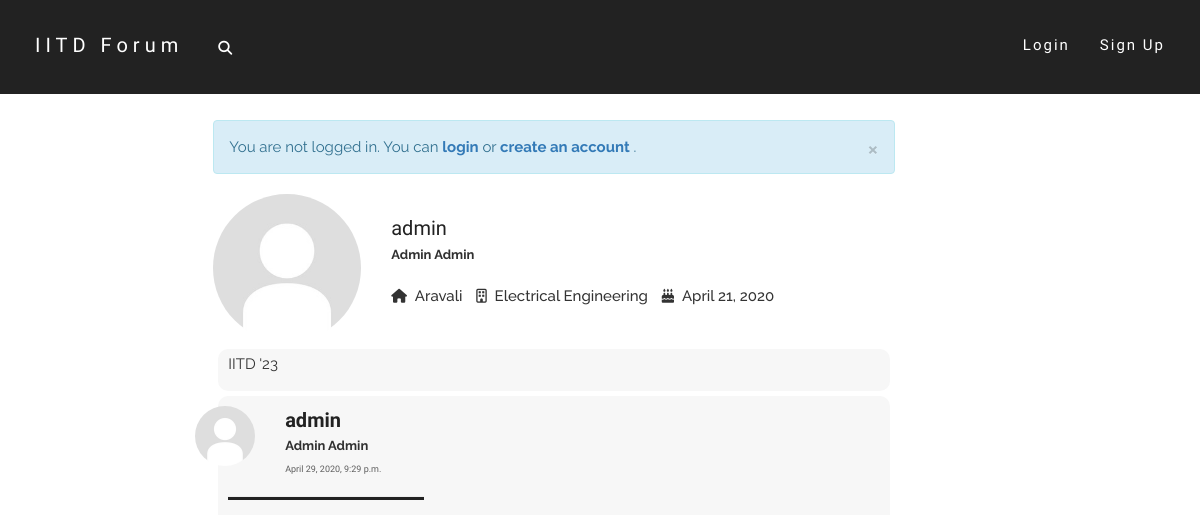
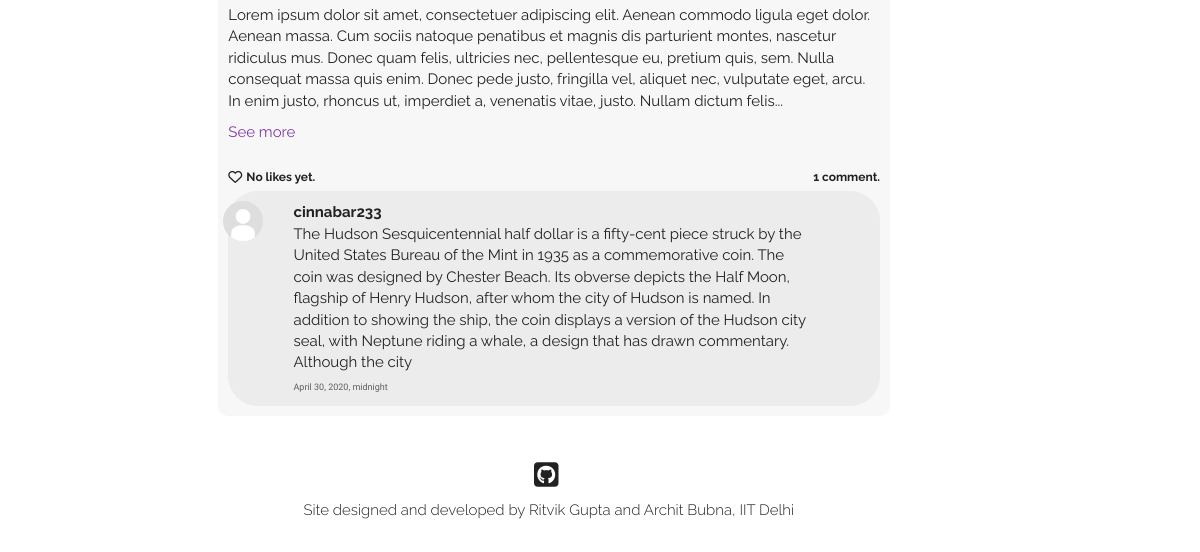
Before: /users/admin/ with the older database file (2 pictures, top to bottom).
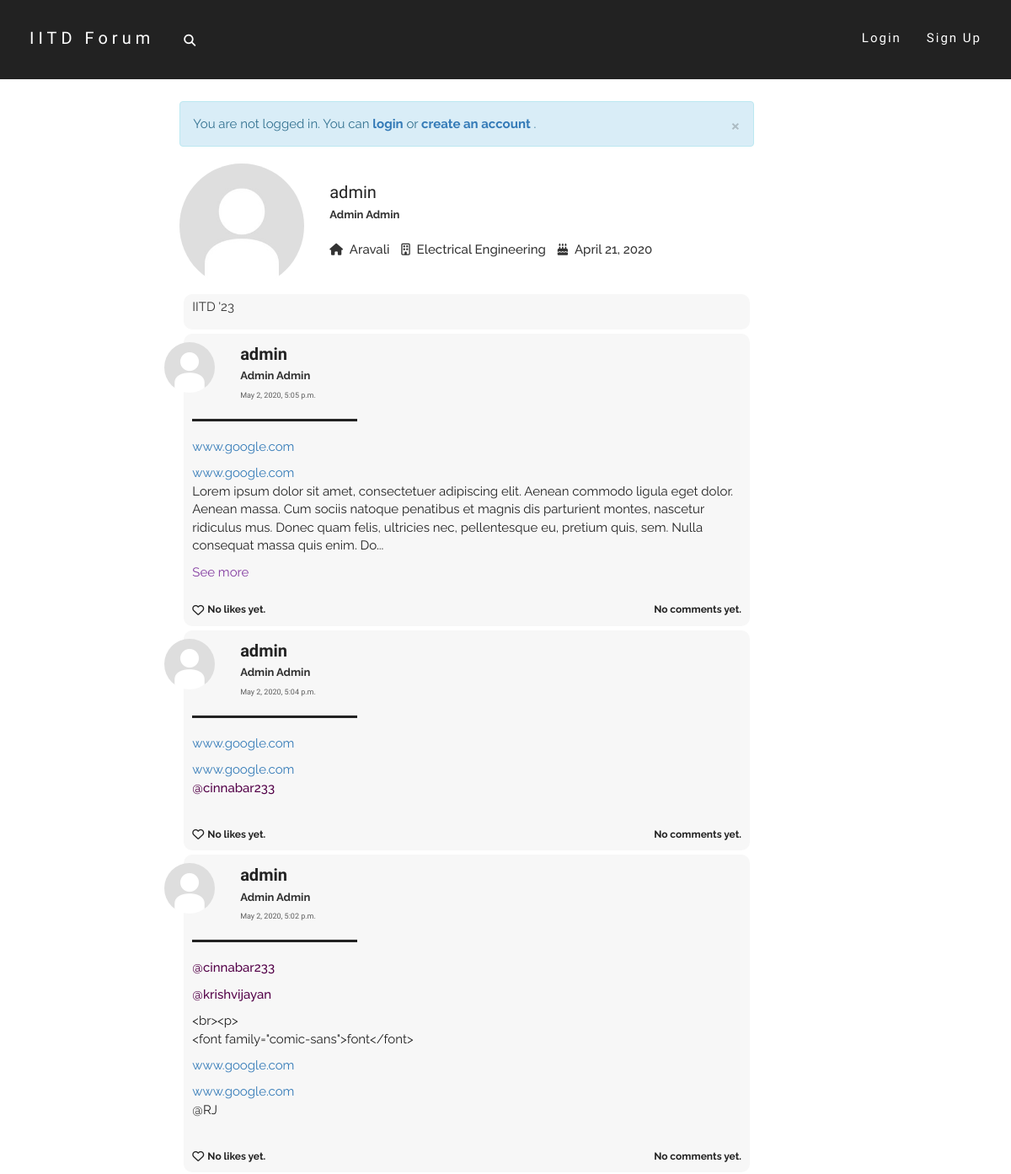
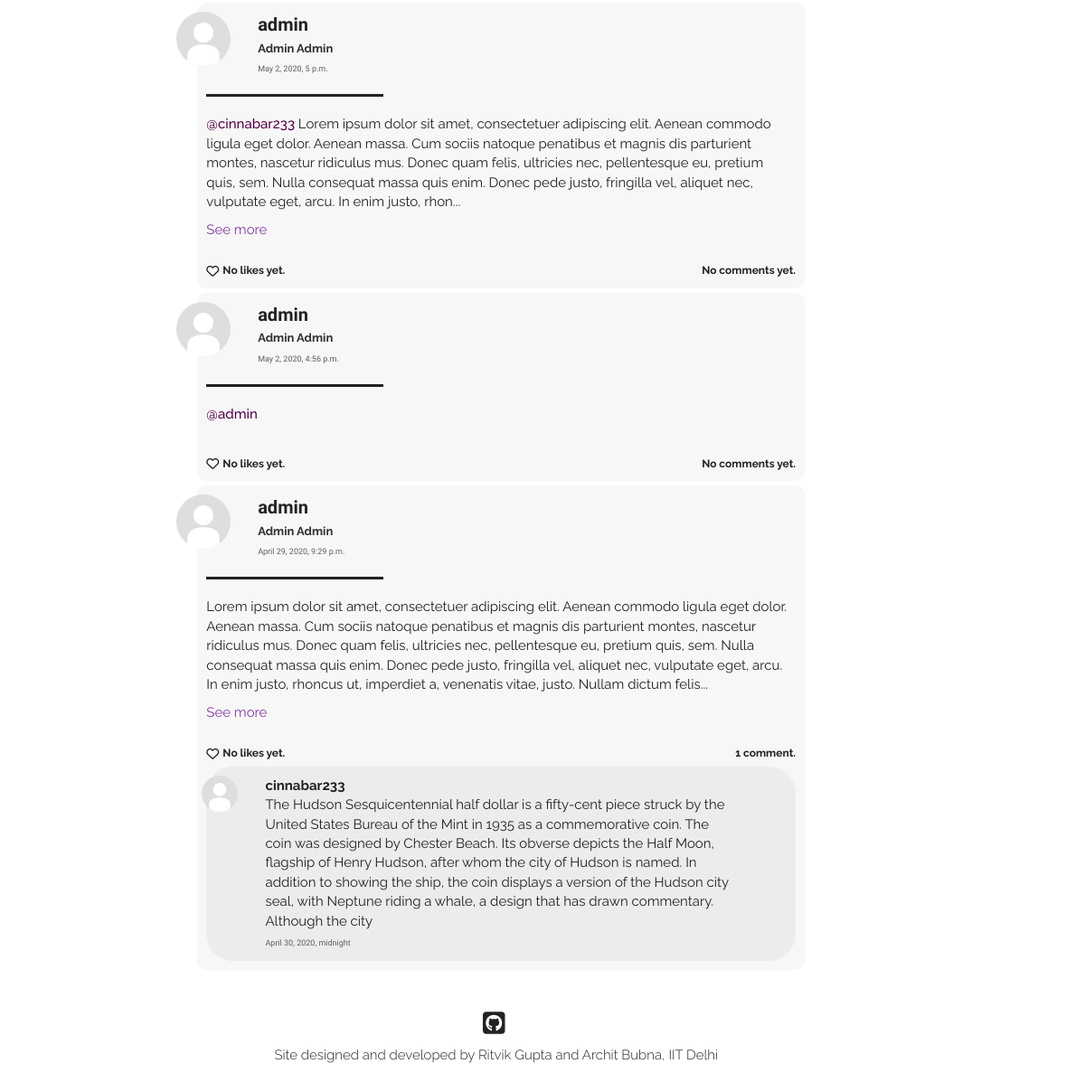
After: the same page with the newer database file (2 pictures, top to bottom).
### users/models.py (models this page shows, shortened)
class Profile(models.Model):
    parent_user = models.OneToOneField(User, on_delete=models.CASCADE)
    date_of_birth = models.DateField()
    first_name = models.CharField(max_length=50)
    last_name = models.CharField(max_length=50)
    gender = models.CharField(max_length=100, default="Male")
    dept = models.CharField(max_length=100, default="None")
    hostel = models.CharField(max_length=100, default="None")
    image = models.ImageField(default='default.jpg',upload_to='profile-pics')
    bio = models.TextField(default='', max_length=200)
    def full_name(self):
        return self.first_name + ' ' + self.last_name

### post/models.py (models this page shows, shortened)
class Post(models.Model):
    text = models.TextField(max_length = 5000)
    author = models.ForeignKey(User, on_delete = models.CASCADE)
    pub_date = models.DateTimeField(default = timezone.now())

class Comment(models.Model):
    parent_post = models.ForeignKey(Post, on_delete = models.CASCADE)
    text = models.CharField(max_length = 500)
    author = models.ForeignKey(User, on_delete = models.CASCADE)
    pub_date = models.DateTimeField(default = timezone.now())

### users/views.py (the view)
# urls.py: path('<str:u_name>/', views.profile_view, name='profile_view'),
def profile_view(request, u_name):
    try:
        user = User.objects.get(username=u_name)
    except User.DoesNotExist:
        raise Http404("ERROR 404: User does not exist")
    posts = user.post_set.all().order_by('-pub_date')
    return render(request, 'users/profile.html', {'user': user, 'posts':posts, 'title': user.username})

### users/templates/users/profile.html (shortened to what this page needs)
{% extends "post/base.html" %}
{% load post_filters %}
{% block content %}
    <div class="row">
        <div class="col-md-3 profile-img-div">
            <img class="img-circle img-responsive profile-pic" style="float: left;" width=150 height=150 src="{{ user.profile.image.url }}" alt="default.jpg">
        </div>
        <div class="col-md-9 profile-details-div">
            <br>
            <font class="username-font">
                {{user.username}}
            </font>
            <br>
            <font class="name-font">
                {{user.profile.full_name}}
            </font>
            <br><br>
            <ul class="list-inline">
                <li>
                    <i class="fas fa-home"></i>&nbsp;
                    <font class="details-font">{{user.profile.hostel}}</font>
                </li>
                <li>
                    <i class="far fa-building"></i>&nbsp;
                    <font class="details-font">{{user.profile.dept}}</font>
                </li>
                <li>
                    <i class="fas fa-birthday-cake"></i>&nbsp;
                    <font class="details-font">{{user.profile.date_of_birth}}</font>
                </li>
            </ul>
        </div>
    </div>
    <div class="bio-div">
        <font class="bio-font">
            {{user.profile.bio|urlize|linebreaks|tagize|safe}}
        </font>
    </div>
    {% for post in posts %}
    <div class="home-post-div"  id="post-{{ post.id }}-div">
        <div class="row">
            <div class="col-md-1">
                <img class="img-circle profile-pic" width=60 height=60 src="{{ post.author.profile.image.url }}" alt="default.jpg">
            </div>
            <div class="col-md-10">
                <font class="username-font">
                    <b>{{post.author.username}}</b>
                </font>
                <br>
                <font class="name-font">
                    {{post.author.profile.full_name}}
                </font>
                <br>
                <a href="{% url 'post:post_view' post.id %}" class="date-font">
                    {{post.pub_date}}
                </a>
            </div>
            <div class="col-md-1 delete-div">
            </div>
        </div>
        <hr class="hr1" align="left">
        <font class="post-content-font">
            {% if post.text|linebreaks|length < 600 %}
                <div class="content-div"> {{post.text|urlize|linebreaks|tagize|safe}} </div>
            {% else %}
                <div class="post-text-sliced content-div" id="post-text-sliced{{post.id}}" data-catid="{{post.id}}"> {{post.text|urlize|linebreaks|tagize|safe|slice:":450"}}... </div>
                <div class="see-more" id="see-more{{post.id}}" data-catid="{{post.id}}"> See more </div>
            {% endif %}
        </font>
        <br>
        <div class="like-wrapper">
            {% if request.user in post.postlike.likers.all %}
                <div class="like-button-wrapper">
                    <i class="fa fa-heart liked like-button" aria-hidden="true" id="like{{ post.id }}" data-catid="{{ post.id }}"></i>
                </div>
                <a href="#" data-toggle="modal" data-target="#like-modal-{{post.id}}" target="_blank">
                    <div class="likes-count like-count-font" id="likes-count{{ post.id }}" data-catid="{{post.postlike.likers.count}}">
                        {% if post.postlike.likers.count == 1 %}
                            You liked this post.
                        {% elif post.postlike.likers.count == 2 %}
                            You and one other liked this post.
                        {% else %}
                            You and {{ post.postlike.likers.count|add:"-1" }} others liked this post.
                        {% endif %}
                    </div>
                </a>
            {% else %}
                <div class="like-button-wrapper">
                    {% if request.user.is_authenticated %}
                        <i class="fa fa-heart-o likes like-button" aria-hidden="true" id="like{{ post.id }}" data-catid="{{ post.id }}"></i>
                    {% else %}
                        <a href="{% url 'login' %}"><i class="fa fa-heart-o likes like-button" aria-hidden="true" id="like{{ post.id }}" data-catid="{{ post.id }}"></i></a>
                    {% endif %}
                </div>
                <a href="#" data-toggle="modal" data-target="#like-modal-{{post.id}}" target="_blank">
                    <div class="likes-count like-count-font" id="likes-count{{ post.id }}" data-catid="{{post.postlike.likers.count}}">
                        {% if post.postlike.likers.count == 0 %}
                            No likes yet.
                        {% elif post.postlike.likers.count == 1 %}
                            One person liked this post.
                        {% else %}
                            {{ post.postlike.likers.count }} people liked this post.
                        {% endif %}
                    </div>
                </a>
            {% endif %}
            <div class="comments-count like-count-font">
                {% if post.comment_set.all|length == 0 %}
                    No comments yet.
                {% elif post.comment_set.all|length == 1 %}
                    1 comment.
                {% else %}
                    {{post.comment_set.all|length}} comments.
                {% endif %}
            </div>
        </div>
        {% for comment in post.comment_set.all|dictsortreversed:"pub_date"|slice:":2" %}
        <div id="comment-{{comment.id}}-div">
            <div class="comment-div">
                <div class="row">
                    <div class="col-md-1">
                        <img class="img-circle profile-pic" width=40 height=40 src="{{ comment.author.profile.image.url }}" alt="default.jpg">
                    </div>
                    <div class="col-md-10 content-div">
                        <a href="{% url 'users:profile_view' comment.author.username %}" class="post-head">
                            <font class="comment-username-font">
                                    <b>{{comment.author.username}}</b>
                                </a>
                                  {{comment.text|urlize|linebreaks|tagize|safe}}
                        <font class="date-font">
                            {{comment.pub_date}}
                        </font>
                    </div>
                    <div class="col-md-1 comment-delete-div">
                    </div>
                </div>
            </div>
        </div>
        {% endfor %}
    </div>
    {% endfor %}
{% endblock content %}

### post/templates/post/base.html (shortened to what this page needs)
{% load static %}
<!DOCTYPE html>
<html lang="en">
    <head>
        <link rel="stylesheet" href="http://maxcdn.bootstrapcdn.com/bootstrap/3.3.6/css/bootstrap.min.css">
        <link rel="stylesheet" href="{% static 'post/style.css' %}">
    </head>
    <body data-spy="scroll" data-target=".navbar" data-offset="50">
        <nav class="navbar navbar navbar-fixed-top nav-top">
            <div class="container-fluid">
            <div class="navbar-header">
                <a class="search-icon" data-toggle="dropdown" class="dropdown-toggle" href="#"><i class="fas fa-search"></i></a>
                <a class="navbar-brand" href="{% url 'home' %}">IITD Forum</a>
            </div>
            <div class="collapse navbar-collapse" id="myNavbar">
                <ul class="nav navbar-nav navbar-right">
                    {% if request.user.is_authenticated %}
                        <li><a href="{% url 'users:profile_view' request.user.username %}">{{request.user.profile.first_name}}</a></li>
                        <li><a href="{% url 'logout' %}?next=/home">Logout</a></li>
                    {% else %}
                        <li><a href="{% url 'login' %}?next={{ request.path }}">Login</a></li>
                        <li><a href="{% url 'signup' %}">Sign Up</a></li>
                    {% endif %}
                </ul>
            </div>
            </div>
        </nav>
        <div class="body-content" id="top">
            <div class="row">
            <div class="col-md-2"></div>
            <div class="col-md-7">
                {% if request.user.is_authenticated == False %}
                    <div class="alert alert-info">
                        <a href="#" class="close" data-dismiss="alert" aria-label="close">&times;</a>
                        <font class="message-font">
                            You are not logged in.
                            You can
                            <a href="{% url 'login' %}"><strong>login</strong></a>
                            or
                            <a href="{% url 'signup' %}"><strong>create an account</strong></a>
                            .
                        </font>
                    </div>
                {% endif %}
                {% block content %}
                {% endblock %}
            </div>
            <div class="col-md-3">
                </div>
            </div>
            </div>
        <div id="footer">
            <div class="row">
            <div class="col-md-2"></div>
            <div class="col-md-7">
                <center>
                <ul class="list-inline">
                    <li><a href="https://github.com/architb12/collab" target="_blank" data-toggle="tooltip" data-placement="bottom" title="Look up the GitHub Repository"><i class="fab fa-github-square fa-2x github"></i></a></li>
                </ul>
                <font class="footer-font">
                    Site designed and developed by Ritvik Gupta and Archit Bubna, IIT Delhi
                </font>
                </center>
            </div>
            <div class="col-md-3"></div>
            </div>
            </div>
    </body>
</html>

### post/static/post/style.css (style rules this page uses)
html, body { width: auto !important; overflow-x: hidden !important; }
body { position:relative; max-width:100%; }
.nav-top { background-color: #222; border-width: 0px; transition:all 0.4s ease; -webkit-transition:all 0.4s ease; -moz-transition:all 0.4s ease; -o-transition:all 0.4s ease; }
.nav-top .navbar-header { padding: 20px; padding-bottom: 10px; min-width: 20vw; }
.nav-top .navbar-brand { font-family: 'Spartan', sans-serif; font-size:20px; font-weight: 200; letter-spacing:5px; color:#fff; }
.nav-top .search-icon { color:#fff; position: relative; float: right; padding: 9px 10px; margin-top: 8px; margin-right: 15px; margin-bottom: 8px; margin-left:10px; background-color: transparent; }
.nav-top .navbar-collapse { padding: 20px; padding-bottom: 10px; }
.nav-top .navbar-collapse .navbar-right li a { font-family: 'Spartan', sans-serif; font-size:15px; font-weight: 200; letter-spacing:2px; text-align: center; color:#fff; transition: border-bottom 0.5s linear; }
.nav-top .navbar-collapse .navbar-right li a:after { display:block; content: ''; margin-top: 3px; border-bottom: solid 1px #fff; transform: scaleX(0); transition: transform 250ms ease-in-out; }
.message-font { font-family: 'Raleway',sans-serif; font-size:15px; }
.body-content { padding-top: 15vh; padding-left:10px; }
.home-post-div { margin:5px; background-color: #f7f7f7; padding:10px; border-radius: 10px; }
.comment-div { padding:10px; margin-top:5px; border-radius: 30px; background-color: #ececec; }
.content-div { overflow-wrap:break-word; }
.username-font { font-family: 'Spartan',sans-serif; font-size:20px; color:#222; }
.comment-username-font { font-family: 'Raleway',sans-serif; font-size:15px; color:#222; text-decoration:none; }
.comment-username-font p { margin: 0; }
.name-font { font-family: 'Raleway',sans-serif; font-size:13px; font-weight: 700; color:rgb(49, 49, 49); }
.date-font { font-family: 'Spartan',sans-serif; font-size:9px; font-weight: 500; color:rgb(94, 94, 94); transition:all 0.3s ease; -webkit-transition:all 0.3s ease; -moz-transition:all 0.3s ease; -o-transition:all 0.3s ease; }
.profile-pic { float: right; object-fit: cover; transition:all 0.4s ease; -webkit-transition:all 0.4s ease; -moz-transition:all 0.4s ease; -o-transition:all 0.4s ease; }
.delete-div { padding-top: 5px; }
.post-content-font { font-family: 'Raleway',sans-serif; font-size:15px; color:#222; }
.like-count-font { font-family: 'Raleway',sans-serif; font-size:12px; font-weight: 700; color:#222; }
.like-wrapper { display: flex; }
.likes-count { margin-top: 3px; margin-left: 4px; margin-right: 4px; }
.comments-count { margin-top: 3px; margin-left:auto; margin-right:0; }
.see-more { color:#823aa0; font-weight:20px; cursor:pointer; }
.like-button-wrapper { margin-top: 0.5px; }
.likes { color:#222; transition:all 0.4s ease; -webkit-transition:all 0.4s ease; -moz-transition:all 0.4s ease; -o-transition:all 0.4s ease; }
.details-font { font-family: 'Raleway', sans-serif; font-size: 15px; font-weight: 500; }
.bio-div { margin:5px; background-color: #f7f7f7; padding:5px 10px; border-radius: 10px; }
.bio-font { font-family: 'Raleway', sans-serif; font-size: 15px; font-weight: 400; }
.hr1 { background-color:#222; width:30%; height:3px; }
.github { color:#222; transition:all 0.4s ease; -webkit-transition:all 0.4s ease; -moz-transition:all 0.4s ease; -o-transition:all 0.4s ease; }
.profile-img-div { display:block; min-height: 150px; }
#footer { padding-top:40px; padding-bottom: 30px; background-color: #fff; }
.footer-font { font-family: 'Raleway',sans-serif; font-size: 15px; font-weight: 300; color:#222; }
.tag-link { text-decoration: none; font-weight:500; color:rgb(83, 0, 72); }

Changed rows visible on the page:
added Post: author.profile.image (placeholder picture), author.username "admin", author.profile.full_name "Admin Admin", pub_date "May 2, 2020, 5:05 p.m.", text|tagize "www.google.com www.google.com Lorem ipsum dolor sit amet, consectetuer adipiscing elit. Aenean commodo ligula eget dolor. Aenean massa. Cum sociis natoque penatibus et magnis dis parturient montes, nascetur ridiculus mus. Donec quam felis, ultricies nec, pellentesque eu, pretium quis, sem. Nulla consequat massa quis enim. Do", shows "No likes yet.", shows "No comments yet."
added Post: author.profile.image (placeholder picture), author.username "admin", author.profile.full_name "Admin Admin", pub_date "May 2, 2020, 5:04 p.m.", text|tagize "www.google.com www.google.com @cinnabar233", shows "No likes yet.", shows "No comments yet."
added Post: author.profile.image (placeholder picture), author.username "admin", author.profile.full_name "Admin Admin", pub_date "May 2, 2020, 5:02 p.m.", text|tagize "@cinnabar233 @krishvijayan <br><p> <font family=\"comic-sans\">font</font> www.google.com www.google.com @RJ", shows "No likes yet.", shows "No comments yet."
added Post: author.profile.image (placeholder picture), author.username "admin", author.profile.full_name "Admin Admin", pub_date "May 2, 2020, 5 p.m.", text|tagize "@cinnabar233 Lorem ipsum dolor sit amet, consectetuer adipiscing elit. Aenean commodo ligula eget dolor. Aenean massa. Cum sociis natoque penatibus et magnis dis parturient montes, nascetur ridiculus mus. Donec quam felis, ultricies nec, pellentesque eu, pretium quis, sem. Nulla consequat massa quis enim. Donec pede justo, fringilla vel, aliquet nec, vulputate eget, arcu. In enim justo, rhon", shows "No likes yet.", shows "No comments yet."
added Post: author.profile.image (placeholder picture), author.username "admin", author.profile.full_name "Admin Admin", pub_date "May 2, 2020, 4:56 p.m.", text|tagize "@admin", shows "No likes yet.", shows "No comments yet."
